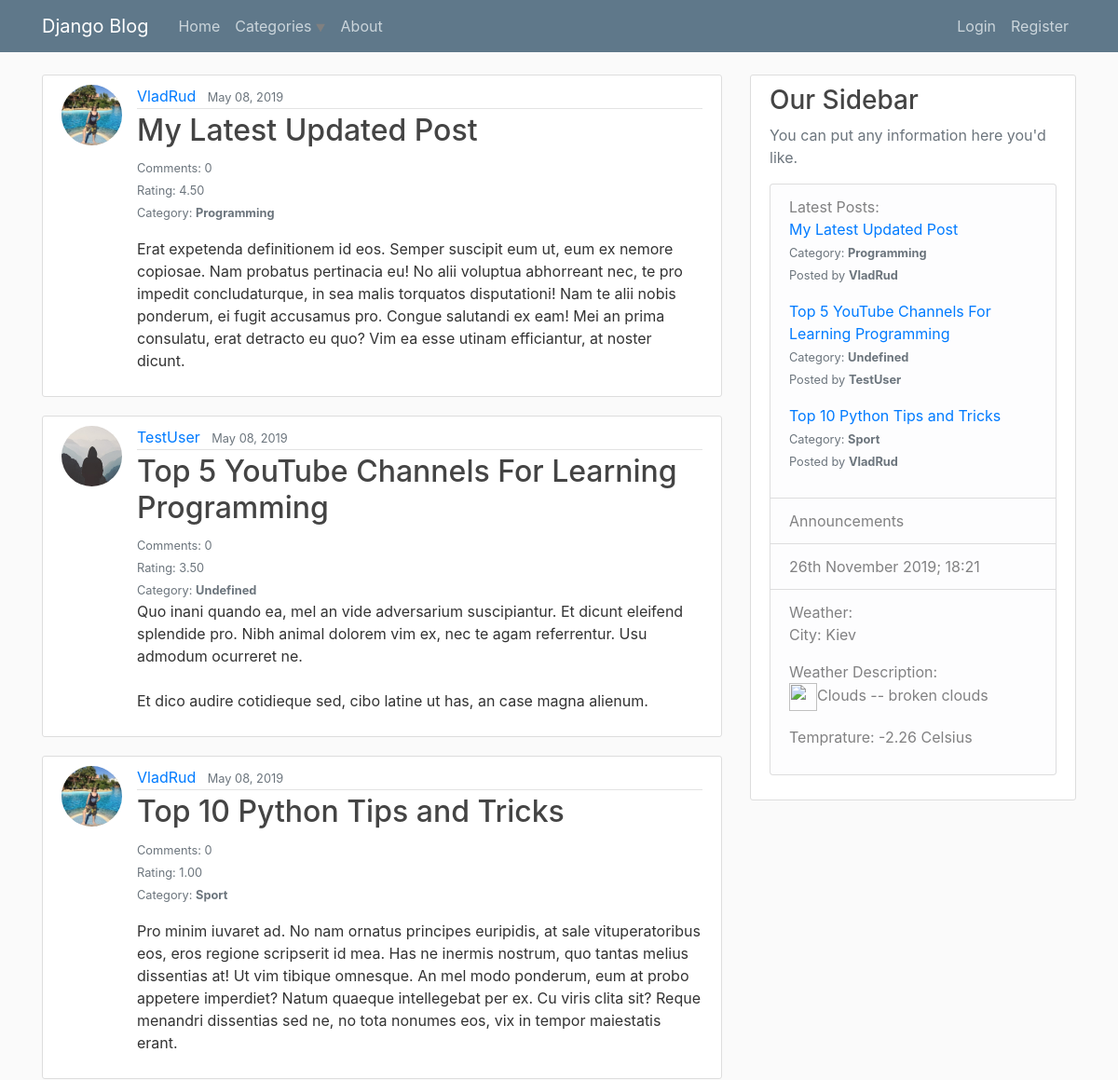
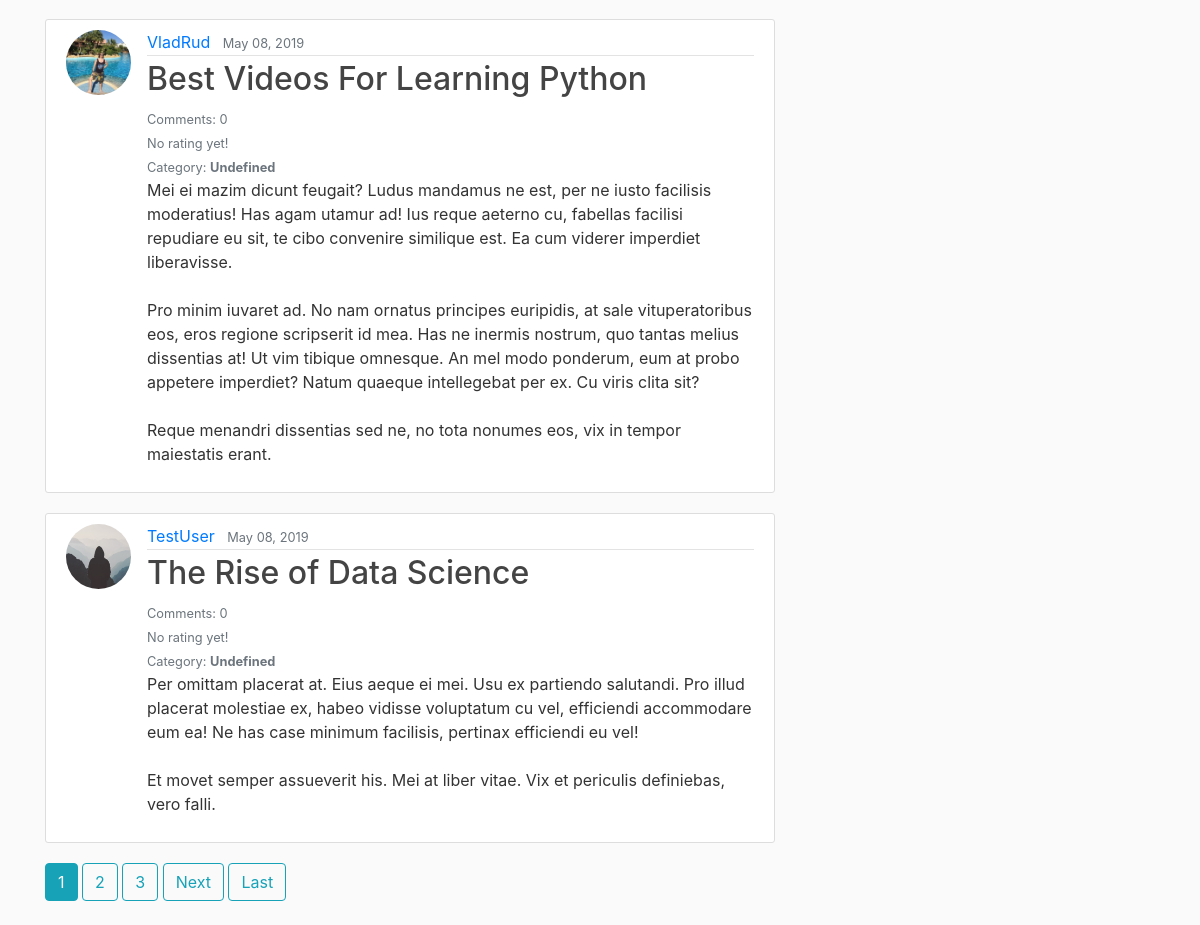
The page / on the database its author committed (2 pictures, top to bottom).
### blog/models.py (models this page shows, shortened)
class Post(models.Model):
    title = models.CharField(max_length=100)
    content = HTMLField()
    date_posted = models.DateTimeField(default=timezone.now)
    author = models.ForeignKey(User, on_delete=models.CASCADE)
    review_star = models.IntegerField(default=0)
    category = models.CharField(max_length=20, choices=category_choices, default='Undefined')

### users/models.py (models this page shows, shortened)
class Profile(models.Model):
    user = models.OneToOneField(User, on_delete=models.CASCADE)
    image = models.ImageField(default='default.jpg', upload_to='profile_pics')

### blog/views.py (the view)
# urls.py: path('', PostListView.as_view(), name='blog-home'),
class PostListView(ListView):
    model = Post
    template_name = 'blog/home.html'
    context_object_name = 'posts'
    ordering = ['-date_posted']
    paginate_by = 5

### blog/templatetags/custom_tags.py (called while the page is built)
@register.simple_tag
def latest_posts():
    latest_posts_html = ''
    latest_posts_list = Post.objects.all().order_by('-date_posted')[:3]
    for post in latest_posts_list:
        latest_posts_html += f"""<p><a href='/post/{post.id}/'>{post.title}</a>
                             <br><small class='text-muted'>Category: <strong>{post.category}</strong></small>
                             <br><small class='text-muted'>Posted by <strong>{post.author}</strong></small></p>"""
    return mark_safe(latest_posts_html)

@register.simple_tag
def category_list():
    category_list_html = ''
    for category_choice in category_choices:
        if len(Post.objects.filter(category=category_choice[0])):
            category_list_html += f"<a href='/category/{category_choice[0]}'>{category_choice[0]}</a>"
    return mark_safe(category_list_html)

### blog/templates/blog/home.html (shortened to what this page needs)
{% extends 'blog/base.html' %}
{% block content %}
{% load mathfilters %}
	{% for post in posts %}
		<article class="media content-section">
			<img class="rounded-circle article-img" src="{{ post.author.profile.image.url }}">
		  	<div class="media-body">
		    <div class="article-metadata">
		      <a class="mr-2" href="{% url 'user-posts' post.author.username %}">{{ post.author }}</a>
		      <small class="text-muted">{{ post.date_posted|date:'F d, Y' }}</small>
		    </div>
		    <h2><a class="article-title" href="{% url 'post-detail' post.id %}">{{ post.title }}</a></h2>
		    <small class="text-muted">Comments: {{ post.comments.count }}</small>
		    <br>
		    {% if post.reviews.count %}
		    	<small class="text-muted">Rating: {{ post.review_star|div:post.reviews.count|floatformat:2 }}</small>
		    {% else %}
		    	<small class="text-muted">No rating yet!</small>
		    {% endif %}
			<br>
			<small class="text-muted">Category: <strong>{{ post.category }}</strong></small>
		    <p class="article-content">{{ post.content|safe }}</p>
		  </div>
		</article>
	{% endfor %}
	{% if is_paginated %}
		{% for num in page_obj.paginator.page_range %}
			{% if page_obj.number == num %}
				<a class='btn btn-info mb-4' href="?page={{ num }}">{{ num }}</a>
			{% elif num > page_obj.number|add:'-3' and num < page_obj.number|add:'3' %}
				<a class='btn btn-outline-info mb-4' href="?page={{ num }}">{{ num }}</a>
			{% endif %}
		{% endfor %}
		{% if page_obj.has_next %}
			<a class='btn btn-outline-info mb-4' href="?page={{ page_obj.next_page_number }}">Next</a>
			<a class='btn btn-outline-info mb-4' href="?page={{ page_obj.paginator.num_pages }}">Last</a>
		{% endif%}
	{% endif %}
{% endblock content %}

### blog/templates/blog/base.html (shortened to what this page needs)
{% load static %}
{% load custom_tags %}
<!DOCTYPE html>
<html>
<head>
    <link rel="stylesheet" href="https://maxcdn.bootstrapcdn.com/bootstrap/4.0.0/css/bootstrap.min.css">
    <link rel='stylesheet' type='text/css' href='{% static "blog/main.css" %}'>
</head>
<body>
		<header class="site-header">
		  <nav class="navbar navbar-expand-md navbar-dark bg-steel fixed-top">
		    <div class="container">
		      <a class="navbar-brand mr-4" href="{% url 'blog-home' %}">Django Blog</a>
		      <div class="collapse navbar-collapse" id="navbarToggle">
		        <div class="navbar-nav mr-auto">
					<a class="nav-item nav-link" href="{% url 'blog-home' %}">Home</a>
					<div class="dropdown-categories nav-link">
						<button class="dropbtn nav-item" disabled>Categories</button>
					</div>
					<a class="nav-item nav-link" href="{% url 'blog-about' %}">About</a>
		        </div>
		        <div class="navbar-nav">
		        	{% if user.is_authenticated %}
		        		<a class="nav-item nav-link" href="{% url 'post-create' %}">New Post</a>
		        		<a class="nav-item nav-link" href="{% url 'profile' %}">Profile</a>
		        		<a class="nav-item nav-link" href="{% url 'logout' %}">Logout</a>
		        	{% else %}
						<a class="nav-item nav-link" href="{% url 'login' %}">Login</a>
						<a class="nav-item nav-link" href="{% url 'register' %}">Register</a>
					{% endif %}
		        </div>
		      </div>
		    </div>
		  </nav>
	</header>
	<main role="main" class="container">
	  <div class="row">
			<div class="col-md-8">
	    	{% block content %}{% endblock %}
	  	</div>
		    <div class="col-md-4">
		      <div class="content-section">
		        <h3>Our Sidebar</h3>
		        <p class='text-muted'>You can put any information here you'd like.
		          <ul class="list-group">
		            <li class="list-group-item list-group-item-light">Latest Posts:{% latest_posts %}</li>
		            <li class="list-group-item list-group-item-light">Announcements</li>
		            <li class="list-group-item list-group-item-light">{% now "jS F Y; H:i" %}</li>
		            <li class="list-group-item list-group-item-light">Weather:{% include "blog/weather.html" %}</li>
		          </ul>
		        </p>
		      </div>
		    </div>
		  </div>
		</main>
</body>
</html>

### blog/templates/blog/weather.html
<p>City: Kiev</p>
<p>Weather Description:<br><img src="http://openweathermap.org/img/wn/04d@2x.png" height="30" width="30">Clouds -- broken clouds</p>
<p>Temprature: -2.26 Celsius</p>

### blog/static/blog/main.css (style rules this page uses)
body { background: #fafafa; color: #333333; margin-top: 5rem; }
h1, h2, h3, h4, h5, h6 { color: #444444; }
ul { margin: 0; }
.bg-steel { background-color: #5f788a; }
.site-header .navbar-nav .nav-link { color: #cbd5db; }
.content-section { background: #ffffff; padding: 10px 20px; border: 1px solid #dddddd; border-radius: 3px; margin-bottom: 20px; }
.article-title { color: #444444; }
.article-content { white-space: pre-line; }
.article-img { height: 65px; width: 65px; margin-right: 16px; }
.article-metadata { padding-bottom: 1px; margin-bottom: 4px; border-bottom: 1px solid #e3e3e3 }
.dropbtn { color: #cbd5db; border: none; padding: 0px 15px 0px 0px; background-color: #5f788a; background-image: url(triangle_down.png); background-repeat: no-repeat, repeat; background-position: right, 0 0; background-size: .65em auto, 100%; background-position-y: 9px; }

### rows shown on the page
Post: author.profile.image (picture), author "VladRud", date_posted "May 08, 2019", title "My Latest Updated Post", comments.count "0", review_star|div "4.50", category "Programming", content "Erat expetenda definitionem id eos. Semper suscipit eum ut, eum ex nemore copiosae. Nam probatus pertinacia eu! No alii voluptua abhorreant nec, te pro impedit concludaturque, in sea malis torquatos disputationi! Nam te alii nobis ponderum, ei fugit accusamus pro. Congue salutandi ex eam! Mei an prima consulatu, erat detracto eu quo? Vim ea esse utinam efficiantur, at noster dicunt.", id+title+category "My Latest Updated Post Category: Programming Posted by VladRud Top 5 YouTube Channels For Learning Programming Category: Undefined Posted by TestUser Top 10 Python Tips and Tricks Category: Sport Posted by VladRud"
Post: author.profile.image (placeholder picture), author "TestUser", date_posted "May 08, 2019", title "Top 5 YouTube Channels For Learning Programming", comments.count "0", review_star|div "3.50", category "Undefined", content "Quo inani quando ea, mel an vide adversarium suscipiantur. Et dicunt eleifend splendide pro. Nibh animal dolorem vim ex, nec te agam referrentur. Usu admodum ocurreret ne. Et dico audire cotidieque sed, cibo latine ut has, an case magna alienum."
Post: author.profile.image (picture), author "VladRud", date_posted "May 08, 2019", title "Top 10 Python Tips and Tricks", comments.count "0", review_star|div "1.00", category "Sport", content "Pro minim iuvaret ad. No nam ornatus principes euripidis, at sale vituperatoribus eos, eros regione scripserit id mea. Has ne inermis nostrum, quo tantas melius dissentias at! Ut vim tibique omnesque. An mel modo ponderum, eum at probo appetere imperdiet? Natum quaeque intellegebat per ex. Cu viris clita sit? Reque menandri dissentias sed ne, no tota nonumes eos, vix in tempor maiestatis erant."
Post: author.profile.image (picture), author "VladRud", date_posted "May 08, 2019", title "Best Videos For Learning Python", comments.count "0", shows "No rating yet!", category "Undefined", content "Mei ei mazim dicunt feugait? Ludus mandamus ne est, per ne iusto facilisis moderatius! Has agam utamur ad! Ius reque aeterno cu, fabellas facilisi repudiare eu sit, te cibo convenire similique est. Ea cum viderer imperdiet liberavisse. Pro minim iuvaret ad. No nam ornatus principes euripidis, at sale vituperatoribus eos, eros regione scripserit id mea. Has ne inermis nostrum, quo tantas melius dissentias at! Ut vim tibique omnesque. An mel modo ponderum, eum at probo appetere imperdiet? Natum quaeque intellegebat per ex. Cu viris clita sit? Reque menandri dissentias sed ne, no tota nonumes eos, vix in tempor maiestatis erant."
Post: author.profile.image (placeholder picture), author "TestUser", date_posted "May 08, 2019", title "The Rise of Data Science", comments.count "0", shows "No rating yet!", category "Undefined", content "Per omittam placerat at. Eius aeque ei mei. Usu ex partiendo salutandi. Pro illud placerat molestiae ex, habeo vidisse voluptatum cu vel, efficiendi accommodare eum ea! Ne has case minimum facilisis, pertinax efficiendi eu vel! Et movet semper assueverit his. Mei at liber vitae. Vix et periculis definiebas, vero falli."

### other values the page prints
{{ num }} "1"
{{ num }} "2" "3"
